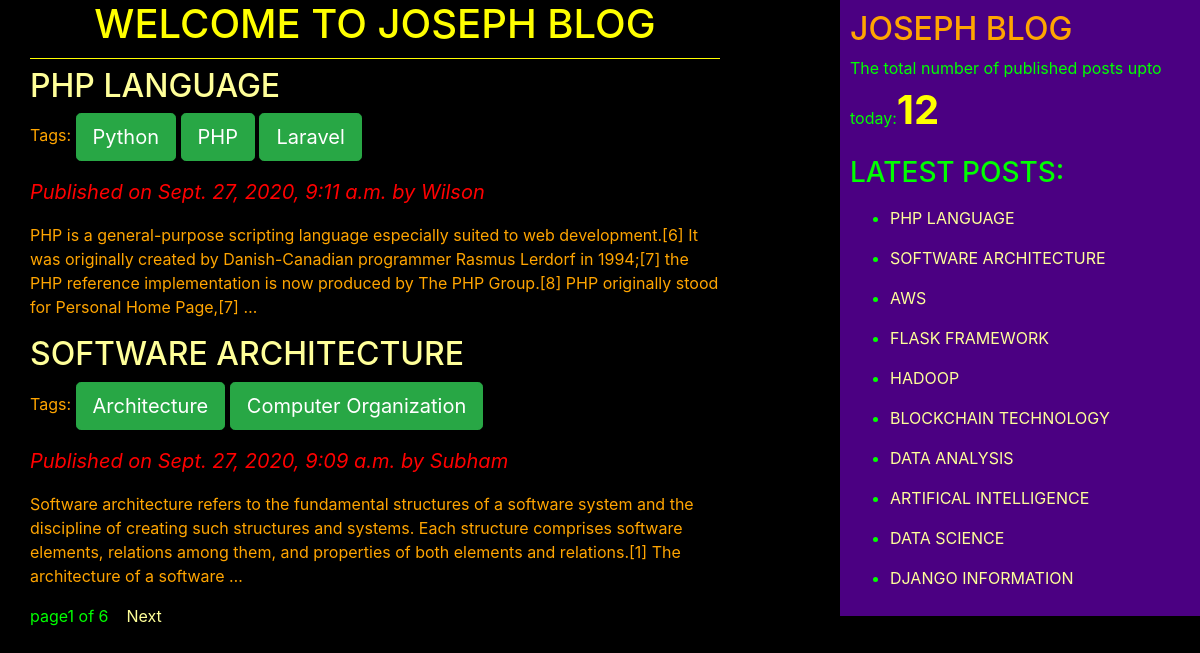
The page / on the database its author committed.
### blogApp/models.py (models this page shows, shortened)
class Post(models.Model):
    STATUS_CHOICES={('draft','Draft'),('published','Published')}
    title=models.CharField(max_length=264)
    slug=models.SlugField(max_length=264,unique_for_date='publish')
    author=models.ForeignKey(User,related_name='blog_posts',on_delete=models.CASCADE)
    body=models.TextField()
    publish=models.DateTimeField(default=timezone.now)
    created=models.DateTimeField(auto_now_add=True)
    updated=models.DateTimeField(auto_now=True)
    status=models.CharField(max_length=10,choices=STATUS_CHOICES,default='draft')
    objects=CustomManager()
    tags=TaggableManager()
    class Meta:
        ordering=('-publish',)
    def get_absolute_url(self):
        return reverse("blogApp:post_detail",args=[self.publish.year,self.publish.strftime('%m'),self.publish.strftime('%d'),self.slug])

### blogApp/views.py (the view)
# urls.py: path('', views.post_list_view),
def post_list_view(request,tag_slug=None):
    post_list=Post.objects.all()
    tag=None
    if tag_slug:
        tag=get_object_or_404(Tag,slug=tag_slug)
        post_list=post_list.filter(tags__in=[tag])
    paginator=Paginator(post_list,2)
    page_number=request.GET.get('page')
    try:
        post_list=paginator.page(page_number)
    except PageNotAnInteger:
        post_list=paginator.page(1)
    except EmptyPage:
        post_list=paginator.page(paginator.num_pages)
    return render(request,'blogApp/post_list.html',{'post_list':post_list})

### blogApp/models.py (called while the page is built)
    def get_queryset(self):
        return super().get_queryset().filter(status='published')

### blogApp/templatetags/blog_tags.py (called while the page is built)
@register.simple_tag
def total_posts():
    return Post.objects.count()

@register.inclusion_tag('blogApp/latest_posts123.html')
def show_latest_posts(count=10):
    latest_posts=Post.objects.order_by('-publish')[:count]
    return{'latest_posts':latest_posts}

### templates/blogApp/post_list.html (shortened to what this page needs)
<!DOCTYPE html>
{%extends 'blogApp/base.html'%}
{%block content%}
<h1>WELCOME TO JOSEPH BLOG</h1>
{%for post in post_list%}
  <h2><a href="{{post.get_absolute_url}}">{{post.title}}</a></h2>
  <p>Tags:
    {%for tag in post.tags.all%}
     <a href="{%url "blogApp:post_list_by_tag_name" tag.slug%}" class="btn btn-lg btn-success">{{tag.name}}</a>
    {%endfor%}
  </p>
  <p id="date">Published on {{post.publish}} by {{post.author|title}}</p>
  {{post.body|truncatewords:40|linebreaks}}
{%endfor%}
{%include 'blogApp/pagination.html' with page=post_list%}
{%endblock%}

### templates/blogApp/base.html (shortened to what this page needs)
<!DOCTYPE html>
{%load blog_tags%}
{%load staticfiles%}
<html lang="en" dir="ltr">
  <head>
    <link rel="stylesheet" href="https://stackpath.bootstrapcdn.com/bootstrap/4.5.2/css/bootstrap.min.css">
<link rel="stylesheet" href="{%static "css/blog.css"%}">
  </head>
  <body>
    <div class="content">
      {%block content%}{%endblock%}
    </div>
    <div class="sidebar">
      <h2>JOSEPH BLOG</h2>
      <p>The total number of published posts upto today:<span id="pcount">{%total_posts%}</span></p>
      <h3>LATEST POSTS:</h3>{%show_latest_posts%}
    </div>
  </body>
</html>

### templates/blogApp/pagination.html (shortened to what this page needs)
<div class="paginator">
  <span>
    <span class='current'>
      page{{page.number}} of {{page.paginator.num_pages}}&nbsp&nbsp&nbsp
    </span>
     {%if page.has_next%}
      <a href="?page={{page.next_page_number}}">Next</a>&nbsp&nbsp&nbsp
    {%endif%}
  </span>
</div>

### templates/blogApp/latest_posts123.html
<ul>
  {%for post in latest_posts%}
  <p id='po'><li><a href="{{post.get_absolute_url}}">{{post.title}}</a></li></p>
  {%endfor%}
</ul>

### static/css/blog.css (style rules this page uses)
.content { float: left; width: 60%; padding: 0 0 0 30px; }
.sidebar { float: right; width: 30%; padding: 10px; background: indigo; height: 100%; color: lime; }
h1 { text-align: center; border-bottom: 1px solid; padding: 0 0 10px 0; color: yellow; }
#date { color: red; font-size: 20px; font-style: italic; }
body { background: black; color: orange; }
h2 { color: orange; }
.paginator { color: lime; }
#pcount { font-size: 40px; font-weight: bold; color: yellow; }
a { color: #ffff99; }

### rows shown on the page
Post: title "PHP LANGUAGE", publish "Sept. 27, 2020, 9:11 a.m.", author "Wilson", body "PHP is a general-purpose scripting language especially suited to web development.[6] It was originally created by Danish-Canadian programmer Rasmus Lerdorf in 1994;[7] the PHP reference implementation is now produced by The PHP Group.[8] PHP originally stood for Personal Home Page,[7] …"
Tag: name "Python"
Tag: name "PHP"
Tag: name "Laravel"
Post: title "SOFTWARE ARCHITECTURE", publish "Sept. 27, 2020, 9:09 a.m.", author "Subham", body "Software architecture refers to the fundamental structures of a software system and the discipline of creating such structures and systems. Each structure comprises software elements, relations among them, and properties of both elements and relations.[1] The architecture of a software …"
Tag: name "Architecture"
Tag: name "Computer Organization"
Post: title "AWS"
Post: title "FLASK FRAMEWORK"
Post: title "HADOOP"
Post: title "BLOCKCHAIN TECHNOLOGY"
Post: title "DATA ANALYSIS"
Post: title "ARTIFICAL INTELLIGENCE"
Post: title "DATA SCIENCE"
Post: title "DJANGO INFORMATION"

### other values the page prints
{{ page.number }} "1"
{{ page.paginator.num_pages }} "6"
